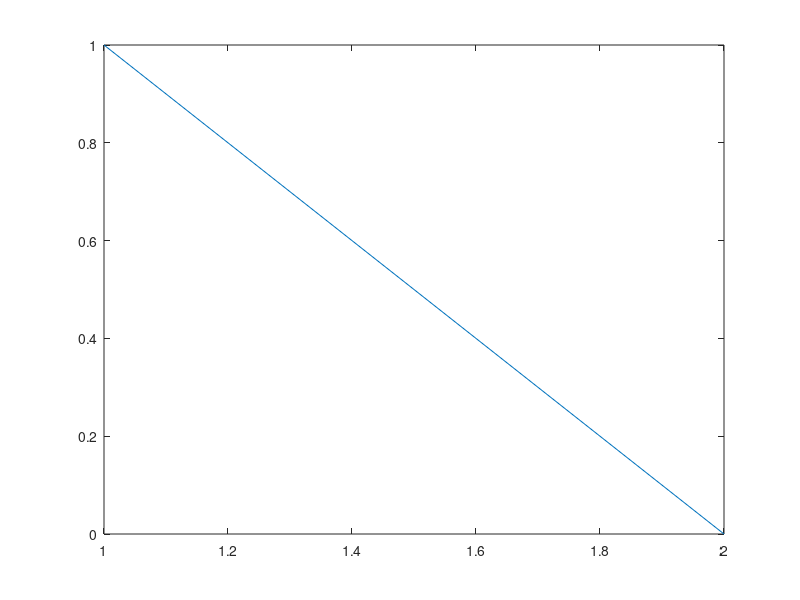

Write MATLAB code to recreate this figure.
clc;
clear all;
h_bar = 6.626e-34;

Sx = (h_bar/2)*[0,1;1,0];
Sy = (h_bar/2)*[0,-i;i,0];
Sz = (h_bar/2)*[1,0;0,-1];
up = [1;0];
down = [0;1];
sum_x = (up + down);
diff_x = (up - down);
sum_y = up + i*down;
diff_y = up - i*down;

X_plus = Sx*(1/sqrt(2))*sum_x
X_minus = Sx*(1/sqrt(2))*diff_x

Y_plus = Sy*(1/sqrt(2))*sum_y
Y_minus = Sy*(1/sqrt(2))*diff_y


%% time evolution
clc
psi_0 = up;
H = Sz;
t = [0;1];
psi_t = expm(-1i * H .* t/h_bar) * psi_0;
plot(psi_t)